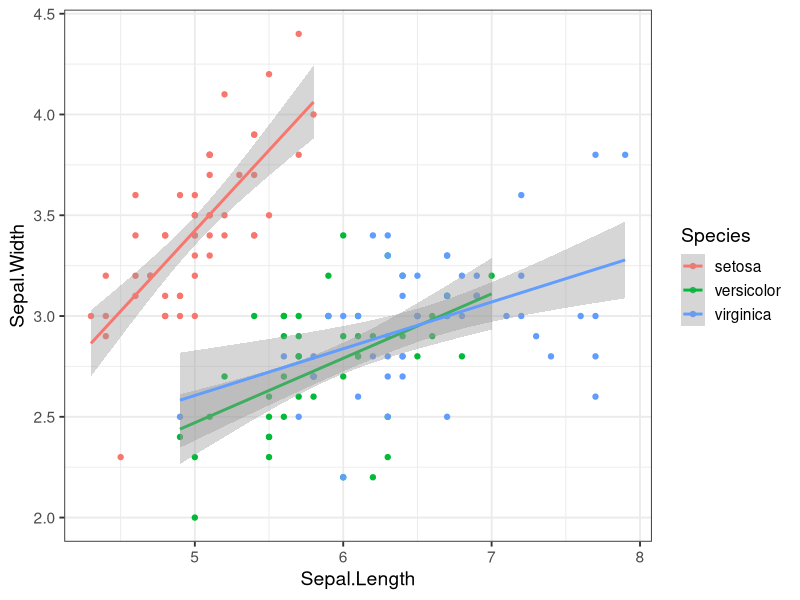

The R script that drew this image:
## ---- chunk 1
library("ggplot2")
library("scales")
library("tidyr")
library("readr")
library("readxl")
library("dplyr", warn.conflicts = FALSE)
theme_set(theme_bw(14))
## ---- chunk 2
library("dplyr")
a <- data.frame(a = 1:3,
                name = c("a", "a", "b"))
b <- data.frame(a = c(2, 3, 1),
                other = c("yes", "no", "yes"))
a
b
inner_join(a, b)
## ---- chunk 3
gene_expression <- structure(c(5.85816859103934, 6.60428769475497, 5.4278181170489, 
3.64198318686737, 2.98308007124715, 6.60444574589028, 7.00805674362776, 
5.57135166957136, 5.14045415430309, 3.49663423366768, 5.94121052204627, 
7.25262696967957, 5.73597527709437, 5.13355247068666, 3.09661935730267, 
8.19815765591581, 6.41420670534176, 6.2578760673826, 4.97723524689115, 
1.90301643803504, 6.79101402711924, 7.03201225669769, 5.68340149938261, 
4.67483151462603, 3.78712626322116, 5.8756526105461, 7.89718752225727, 
5.58581882538314, 3.95586533543214, 4.29670995199073, 5.72651601739691, 
7.14934863678698, 5.34678828849904, 5.47530710160199, 5.79145434700723, 
5.19431908120944, 7.07334883453955, 5.56747268379296, 4.67120897018278, 
4.86218289261696), .Dim = c(5L, 8L), .Dimnames = list(c("10000_at", 
"10001_at", "10002_at", "100033423_at", "100033424_at"), c("GSM875933", 
"GSM875934", "GSM875935", "GSM875936", "GSM875937", "GSM875938", 
"GSM875939", "GSM875940"))) %>% as.data.frame()
## ---- chunk 4
gene_expression
## ---- chunk 5
library("tidyr")
gather(gene_expression, sample, value) %>% # chain to tbl_df
  tbl_df() # that format nicely the table printing, 10 instead of the full 40 rows
## ---- chunk 6
library("ggplot2")
iris %>% # use built-in dataset
  ggplot(aes(x = Sepal.Length, y = Sepal.Width, colour = Species))+ # declare the mapped variables
  geom_point()+ # add points
  geom_smooth(method = "lm") # add linear regression, automatically per Species
